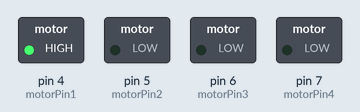
Bench run of a sketch on a simulated Arduino Uno, built with avr-gcc and run on an emulated ATmega328P. On the bench: switched loads named in the sketch (green lamp = pin HIGH).

Above: at 0.02 s.
At 0.77 s:
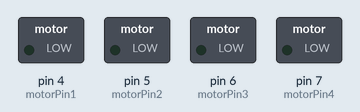
At 1.47 s:
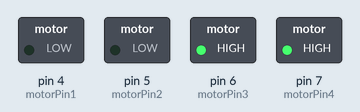
At 2.92 s:
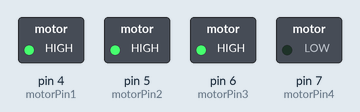
Timing chart, 0 to 3.2 s (numbered marks = the images above):
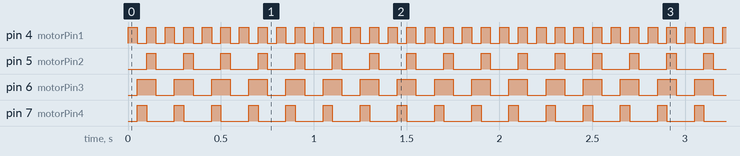

The sketch:

D2c_sketch.ino
```cpp
int motorPin1=4;
int motorPin2=5;
int motorPin3=6;
int motorPin4=7;

int stepsPerRev=48;
int seqPerRev=4;


int nseq=stepsPerRev/seqPerRev;
int delayTime=50;
int Fullwave[]={1,0,0,0,0,0,1,1,1,1,1,0,0,0,0,0,0,0,1,1,1,0,0,0,0,0,0,0,1,1,1,0};

void setup() {
  // put your setup code here, to run once:
  pinMode(motorPin1, OUTPUT);
  pinMode(motorPin2, OUTPUT);
  pinMode(motorPin3, OUTPUT);
  pinMode(motorPin4, OUTPUT);

}

void loop() {
  // put your main code here, to run repeatedly:
  for (int i=0; i<nseq; i++){
    for (int j=0; j<4; j++){
      digitalWrite(motorPin1, Fullwave[4*j+0]);
      digitalWrite(motorPin2, Fullwave[4*j+1]);
      digitalWrite(motorPin3, Fullwave[4*j+2]);
      digitalWrite(motorPin4, Fullwave[4*j+3]);
      delay(delayTime);
    }
  }

}
```

Measured:
- by itself, pin 4 (motorPin1): alternates HIGH for 0.05 s and LOW for 0.05 s
- by itself, pin 5 (motorPin2), pin 7 (motorPin4): alternates HIGH for 0.05 s and LOW for 0.15 s
- by itself, pin 6 (motorPin3): alternates HIGH for 0.10 s and LOW for 0.10 s
